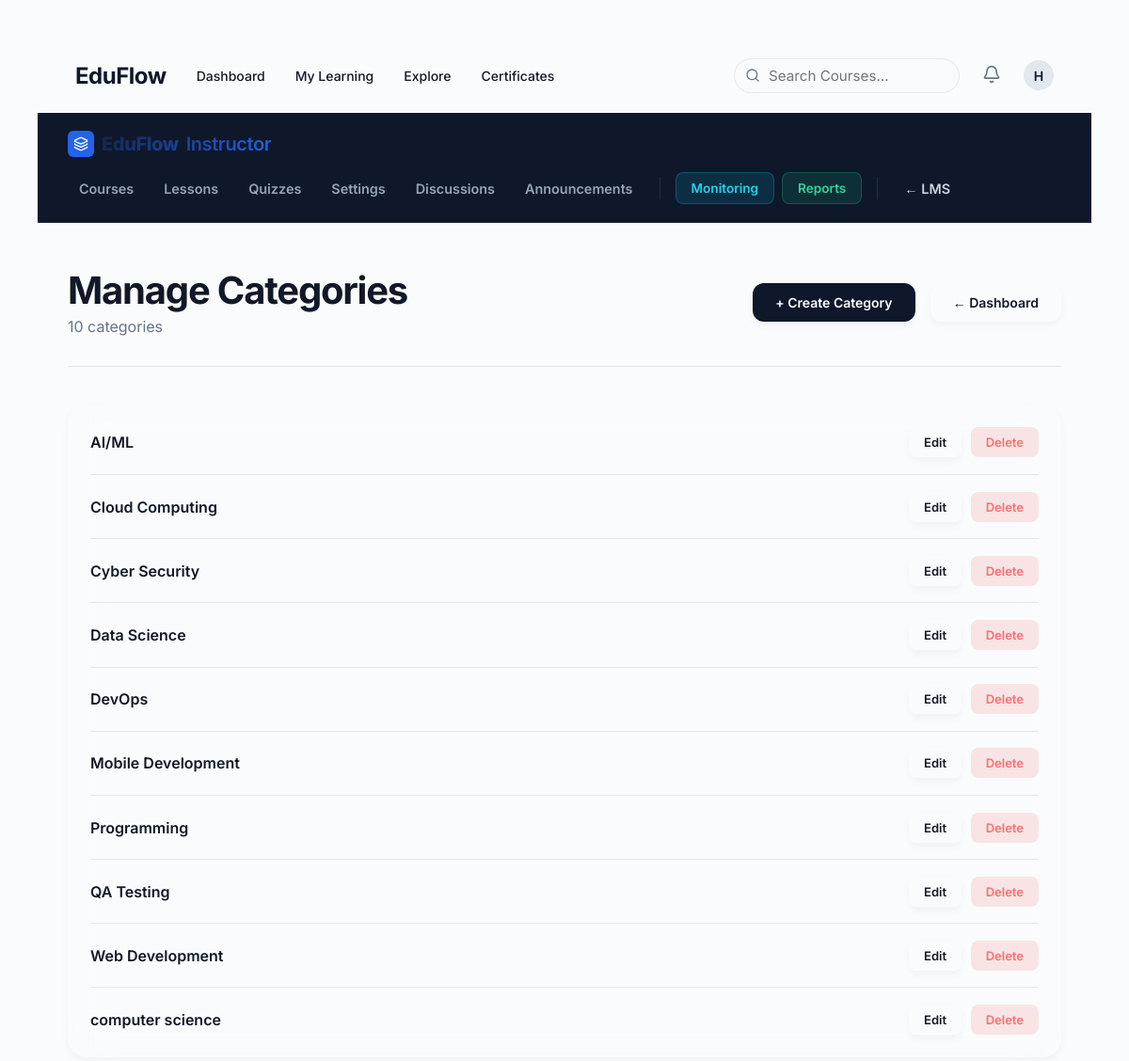
Page /instructor/categories/ (signed in) on the committed database.
### accounts/models.py (models this page shows, shortened)
class User(AbstractUser):
    email = models.EmailField(unique=True)
    is_student = models.BooleanField(default=True)
    is_instructor = models.BooleanField(default=False)

### courses/models.py (models this page shows, shortened)
class Category(models.Model):
    name = models.CharField(max_length=100, unique=True)

### instructor/views.py (the view)
@staff_member_required
def manage_categories(request):
    categories = Category.objects.order_by("name")
    return render(
        request,
        "instructor/manage_categories.html",
        {
            "categories": categories
        }
    )

### templates/instructor/manage_categories.html (shortened to what this page needs)
{% extends "base.html" %}
{% load static %}
{% block body_class %}page-standard{% endblock %}
{% block content %}
{% include "instructor/_nav.html" %}
<div class="page-wrapper" style="padding: 3rem 2rem;">
    <div class="page-header">
        <div class="page-header__left">
            <h1 class="page-title heading-gradient">Manage Categories</h1>
            <p class="text-muted">{{ categories|length }} categor{{ categories|length|pluralize:"y,ies" }}</p>
        </div>
        <div class="page-header__right">
            <a href="{% url 'create_category' %}" class="btn btn-primary" id="btn-create">+ Create Category</a>
            <a href="{% url 'instructor_dashboard' %}" class="btn btn-secondary" id="btn-dash">&larr; Dashboard</a>
        </div>
    </div>
    <div class="card">
        {% if categories %}
        <div class="data-list">
            {% for category in categories %}
            <div class="data-row" aria-label="Category: {{ category.name }}">
                <div class="data-row__info">
                    <span class="data-row__title">{{ category.name }}</span>
                </div>
                <div class="data-row__actions">
                    <a href="{% url 'edit_category' category.pk %}" class="btn btn--sm btn-secondary" id="edit-{{ category.pk }}">Edit</a>
                    <a href="{% url 'delete_category' category.pk %}" class="btn btn--sm btn-danger" id="delete-{{ category.pk }}" aria-label="Delete {{ category.name }}">Delete</a>
                </div>
            </div>
            {% endfor %}
        </div>
        {% endif %}
    </div>
</div>
{% endblock %}

### templates/_navbar.html (shortened to what this page needs)
<nav class="global-nav" aria-label="Main navigation">
    <div class="container">
        <div class="global-nav__left">
            <a href="{% url 'dashboard' %}" class="global-nav__logo">EduFlow</a>
            <div class="global-nav__links">
                {% if request.user.is_authenticated %}
                    {% if is_admin %}
                    <a href="{% url 'instructor_dashboard' %}">Instructor Portal</a>
                    <a href="{% url 'monitoring_dashboard' %}">Monitoring</a>
                    <a href="{% url 'reports_dashboard' %}">Reports</a>
                    {% else %}
                    <a href="{% url 'dashboard' %}">Dashboard</a>
                    <a href="{% url 'my_courses' %}">My Learning</a>
                    <a href="{% url 'course_list' %}">Explore</a>
                    <a href="{% url 'certificate_list' %}">Certificates</a>
                    {% endif %}
                {% else %}
                    <a href="{% url 'course_list' %}">Explore</a>
                {% endif %}
            </div>
        </div>
        <div class="global-nav__right">
            {% if request.user.is_authenticated %}
                <div class="global-nav__links" style="gap: 24px;">
                    <form action="{% url 'search_courses' %}" method="get" style="position: relative; flex: 0 0 240px; max-width: 240px;">
                        <i data-lucide="search" style="position: absolute; left: 12px; top: 50%; transform: translateY(-50%); width: 16px; height: 16px; color: var(--text-muted);"></i>
                        <input type="text" name="q" placeholder="Search Courses..." class="input" style="padding-left: 36px; padding-top: 0.5rem; padding-bottom: 0.5rem; border-radius: var(--radius-full); width: 100%; background: #F8FAFC;">
                    </form>
                    <div class="nav-notifications" style="position: relative; display: flex; align-items: center;">
                        <button id="notificationBell" style="background: none; border: none; cursor: pointer; position: relative; padding: 0;">
                            <i data-lucide="bell" style="width: 20px; color: var(--text-muted);"></i>
                        </button>
                    </div>
                    <a href="{% url 'profile' %}" aria-label="Profile" style="display: flex; align-items: center;">
                        <div class="avatar avatar-sm" aria-hidden="true">{{ request.user.username|make_list|first|upper }}</div>
                    </a>
                </div>
            {% else %}
                <div class="global-nav__links">
                    <a href="{% url 'login' %}" class="btn btn-secondary btn--sm">Log In</a>
                    <a href="{% url 'register' %}" class="btn btn-primary btn--sm">Sign Up</a>
                </div>
            {% endif %}
        </div>
    </div>
</nav>

### static/css/main.css (style rules this page uses)
:root { --bg-gradient: #FAFBFC; --bg-gradient-auth: #FAFBFC; --card-bg: #FFFFFF; --card-bg-auth: #FFFFFF; --card-border: #E5E7EB; --accent-primary: #0F172A; --accent-secondary: #2563EB; --accent-cyan: #06B6D4; --accent-green: #10B981; --accent-red: #EF4444; --accent-amber: #F59E0B; --accent-gold: #D4AF37; --text-primary: #111827; --text-muted: #64748B; --text-subtle: #94A3B8; --input-bg: #FFFFFF; --input-border: #E5E7EB; --input-focus: #2563EB; --success: #10B981; --danger: #EF4444; --warning: #F59E0B; --info: #06B6D4; --shadow-sm: 0 4px 8px rgba(0,0,0,.04); --shadow-md: 0 12px 24px rgba(15,23,42,.08); --shadow-lg: 0 24px 48px rgba(15,23,42,.12); --radius-sm: 8px; --radius-md: 12px; --radius-lg: 20px; --radius-xl: 28px; --radius-full: 9999px; }
*, *::before, *::after { box-sizing: border-box; margin: 0; padding: 0; }
html { scroll-behavior: smooth; }
body { font-family: 'Inter', sans-serif; background: var(--bg-gradient); color: var(--text-primary); min-height: 100vh; position: relative; overflow-x: hidden; }
.page-standard { padding: 2.5rem; }
.container { max-width: 1280px; margin: 0 auto; padding: 0 40px; width: 100%; }
.global-nav { height: 80px; background: var(--surface); border-bottom: 1px solid var(--border); display: flex; align-items: center; position: sticky; top: 0; z-index: 100; }
.global-nav .container { display: flex; justify-content: space-between; align-items: center; }
.global-nav__left, .global-nav__right { display: flex; align-items: center; gap: 32px; }
.global-nav__logo { font-size: 24px; font-weight: 700; color: var(--accent-primary); text-decoration: none; letter-spacing: -0.02em; }
.global-nav__links { display: flex; align-items: center; gap: 32px; white-space: nowrap; }
.global-nav__links a { text-decoration: none; color: var(--text-secondary); font-weight: 500; font-size: 14px; transition: color 200ms ease; }
.page-wrapper { position: relative; z-index: 1; max-width: 1200px; margin: 0 auto; }
h1.page-title { font-size: clamp(1.75rem, 4vw, 2.5rem); font-weight: 700; letter-spacing: -0.03em; line-height: 1.2; }
.text-muted { color: var(--text-muted); }
.btn { display: inline-flex; align-items: center; justify-content: center; gap: 0.4rem; padding: 0.75rem 1.5rem; border-radius: 12px; font-family: inherit; font-size: 0.925rem; font-weight: 600; text-decoration: none; cursor: pointer; border: none; transition: all 0.3s cubic-bezier(0.16, 1, 0.3, 1); white-space: nowrap; }
.btn--sm { padding: 0.5rem 1rem; font-size: 0.825rem; border-radius: 8px; }
.btn-primary { background: var(--accent-primary); color: #FFFFFF !important; box-shadow: var(--shadow-sm); }
.btn-secondary { background: #FFFFFF; border: 1px solid var(--border); color: var(--accent-primary); box-shadow: var(--shadow-sm); }
.btn-danger { background: rgba(239, 68, 68, 0.12); border: 1px solid rgba(239, 68, 68, 0.25); color: #f87171; }
.form-input, input[type="text"], input[type="email"], input[type="password"], input[type="number"], input[type="url"], select, textarea { width: 100%; padding: 0.85rem 1.25rem; background: var(--input-bg); border: 1px solid var(--input-border); border-radius: 12px; font-size: 0.95rem; color: var(--text-primary); font-family: inherit; transition: all 0.25s ease; }
.page-header { display: flex; justify-content: space-between; align-items: center; padding-bottom: 2rem; border-bottom: 1px solid var(--input-border); margin-bottom: 2.5rem; flex-wrap: wrap; gap: 1.25rem; }
.page-header__left { display: flex; flex-direction: column; gap: 0.25rem; }
.page-header__right { display: flex; gap: 1rem; align-items: center; flex-wrap: wrap; }
.data-list { display: flex; flex-direction: column; gap: 0; }
.data-row { display: flex; justify-content: space-between; align-items: center; padding: 1.1rem 0; border-bottom: 1px solid var(--input-border); gap: 1rem; flex-wrap: wrap; }
.data-row:last-child { border-bottom: none; padding-bottom: 0; }
.data-row:first-child { padding-top: 0; }
.data-row__info { display: flex; flex-direction: column; gap: 0.2rem; }
.data-row__title { font-size: 1rem; font-weight: 600; color: var(--text-primary); }
.data-row__actions { display: flex; gap: 0.6rem; align-items: center; flex-wrap: wrap; }

### rows in the picture
User: user.username|make_list "H"
Category: name "AI/ML"
Category: name "Cloud Computing"
Category: name "Cyber Security"
Category: name "Data Science"
Category: name "DevOps"
Category: name "Mobile Development"
Category: name "Programming"
Category: name "QA Testing"
Category: name "Web Development"
Category: name "computer science"

### other values in the picture
{{ categories|length }} "10"
